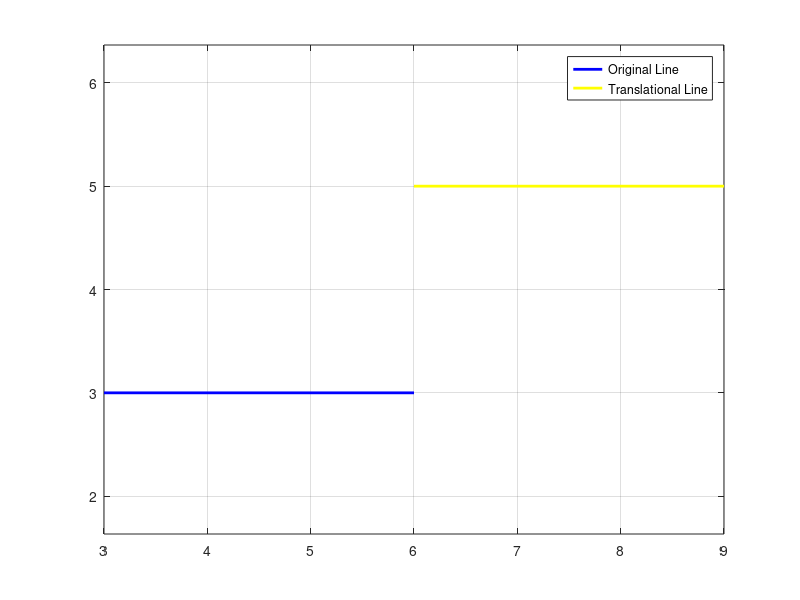

Source code (MATLAB):
clc;
clear all;
%original line
x=[3,6];
y=[3,3];
%translation line
tx=3;
ty=2;
x_new=x+tx;
y_new=y+ty;
figure
plot(x,y,'b','LineWidth',2)
hold on
plot(x_new,y_new,'y','LineWidth',2)
grid on
axis equal
legend('Original Line','Translational Line')
